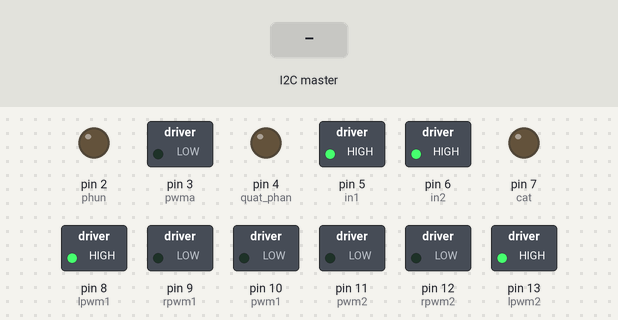
Recording of a sketch running on a simulated Arduino Uno, built with avr-gcc and run on an emulated ATmega328P. Parts: switched loads named in the sketch (green lamp = pin HIGH), output pins drawn as LEDs (lit = HIGH). The test bench sets the inputs (shaded band).

Above: at 0.01 s.
At 1.2 s:
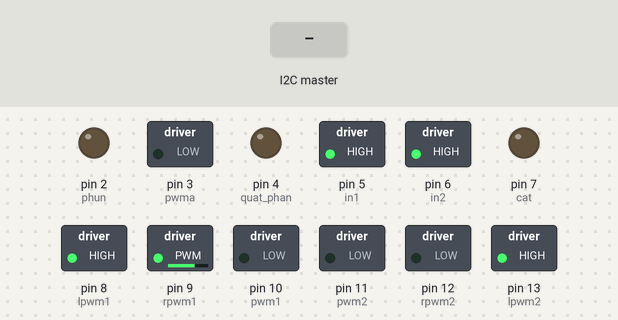
1.3 s: the I2C master sends the byte 1
At 1.6 s:
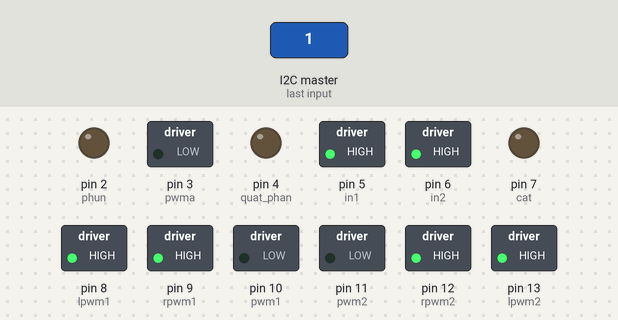
Timing chart, 0 to 4.3 s (numbered marks = the images above; inputs shaded):
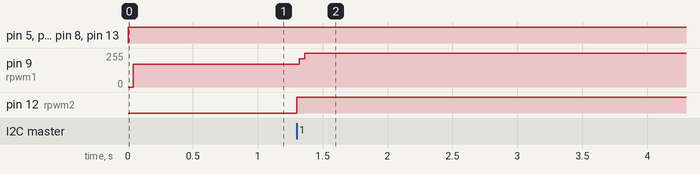

Measured:
- after the input at 1.3 s, pin 9 (rpwm1): 169/255 → 255/255 at once; pin 12 (rpwm2): LOW → HIGH at once

The sketch:

NRF_receiv.ino
```cpp
/*
tao lenh dieu khien hoat dong 16 bit voi cac bit dieu khien mot chuc nang

0:1 bit dieu khien tien (0) va lui (1)
1:2 bit dieu khien truc x
3:1 bit dieu khien trai (0) va phai (1)
5:2 bit dieu khien truc y

6:1 bit dieu khien cat
7:1 bit dieu khien gian cat nang
8:1 bit dieu khien gian cat ha

9:1 bit dieu khien phun
10:1 bit bat / tat quat phan
11:1 bit dong /  nha phan

12:1 bit quay trai step
13:1 bit quay phai step
14:1 bit chinh cam nang len
15:1 bit chinh cam huong xuong

0 12 3 45 6 7 8 9 10  11  12  13  14  15
0 00 0 00 0 0 0 0 0   0   0   0   0   0

ESP 			uno
 SCL  |  SCL
 SDA  |  SDA

driver1			uno
 lpwm		| 13
 rpwm		| 12
 pwm 		| 11

driver2			uno
 lpwm		| 8
 rpwm		| 9
 pwm 		| 10

l298			mega
 pwma		| 3         (nang ha cat)
 in1		| 5
 in2		| 6
 *--in3 		| 28        (dong mo nha phan)
 in4		| 29
 pwmb		| not connect

relay cat 	| 7
relay phun	| 2
relay quat	| 4

L298	 	mega    (step motor)
connect like this: https://lastminuteengineers.com/stepper-motor-l298n-arduino-tutorial/#google_vignette

*--servo		| 5

esp   mega
D1  | 20
D2  | 21
*/


#include <Wire.h>
#include <Servo.h>
// #include <Stepper.h>

// const int stepsPerRevolution = 200;

Servo sercam;
// Stepper myStepper(stepsPerRevolution, 8,9,10,11);
#define tocdo0 0
#define tocdo1 85
#define tocdo2 170
#define tocdo3 255
int angle = 90;
int control[16] = {};

//relay
#define quat_phan 4
#define phun 2
#define cat 7

//nang ha cat
#define pwma 3
#define in1 5
#define in2 6
// //dong mo nha phan
// #define in3 28
// #define in4 29

//1 trai 2 phai
#define pwm2 11
#define rpwm2 12
#define lpwm2 13
#define pwm1 10
#define rpwm1 9
#define lpwm1 8

// // ket noi voi driver a4988
// #define dirpin 33
// #define steppin 34

// //servo
// #define servo 5

void setup() {
  //----------set up address and check for connection
  Wire.begin(8);                /* join i2c bus with address 8 */
  Wire.onReceive(receiveEvent); /* register receive event */
  //----------done

  // //----------servo setup
  // sercam.attach(servo);
  // sercam.write(angle);

  // set up for pin
  pinMode(phun, OUTPUT);
  pinMode(quat_phan, OUTPUT);
  pinMode(cat, OUTPUT);

  pinMode(pwm1, OUTPUT);
  pinMode(rpwm1, OUTPUT);
  pinMode(lpwm1, OUTPUT);

  pinMode(pwm2, OUTPUT);
  pinMode(rpwm2, OUTPUT);
  pinMode(lpwm2, OUTPUT);

  pinMode(pwma, OUTPUT);
  pinMode(in1, OUTPUT);
  pinMode(in2, OUTPUT);
  // --------
}

void receiveEvent(int howMany) {
  while (0 < Wire.available()) {
    for(int i = 0; i < 16; i++){
      control[i] = Wire.read();
    }
  }
}


void tien(int tocdo){
  analogWrite(pwm1, tocdo);
  digitalWrite(lpwm1, 1);
  digitalWrite(rpwm1, 0);

  analogWrite(pwm2, tocdo);
  digitalWrite(lpwm2, 1);
  digitalWrite(rpwm2, 0);
}


void lui(int tocdo){
  analogWrite(pwm1, tocdo);
  digitalWrite(lpwm1, 0);
  digitalWrite(rpwm1, 1);

  analogWrite(pwm2, tocdo);
  digitalWrite(lpwm2, 0);
  digitalWrite(rpwm2, 1);
}


void dung(int tocdo = 0){
  analogWrite(pwm1, 0);
  digitalWrite(lpwm1, 1);
  digitalWrite(rpwm1, 1);

  analogWrite(pwm2, 0);
  digitalWrite(lpwm2, 1);
  digitalWrite(rpwm2, 1);
}


void trai(int tocdo){
  analogWrite(pwm1, 0);
  digitalWrite(lpwm1, 1);
  digitalWrite(rpwm1, 1);

  analogWrite(pwm2, tocdo);
  digitalWrite(lpwm2, 1);
  digitalWrite(rpwm2, 0);
}


void phai(int tocdo){
  analogWrite(pwm1, tocdo);
  digitalWrite(lpwm1, 1);
  digitalWrite(rpwm1, 0);

  analogWrite(pwm2, 0);
  digitalWrite(lpwm2, 1);
  digitalWrite(rpwm2, 1);
}


void nang_cat(int tocdo = 175){
  analogWrite(pwma, tocdo);
  digitalWrite(in1, 1);
  digitalWrite(in2, 0);
}


void ha_cat(int tocdo = 175){
  analogWrite(pwma, tocdo);
  digitalWrite(in1, 0);
  digitalWrite(in2, 1);
}


void dung_ha(int tocdo = 0){
  analogWrite(pwma, 0);
  digitalWrite(in1, 1);
  digitalWrite(in2, 1);
}


void cat_co(){
  digitalWrite(cat, 1);
}

void dung_cat_co(){
  digitalWrite(cat, 0);
}


void phun_thuoc(){
  digitalWrite(phun, 1);
}

void dung_phun_thuoc(){
  digitalWrite(phun, 0);
}


// void mo_phan(){
//   digitalWrite(in3, 1);
//   digitalWrite(in4, 0);
// }

// void giu_trang_thai_nha(){
//   digitalWrite(in3, 1);
//   digitalWrite(in4, 1);
// }

void bat_quat(){
  digitalWrite(quat_phan, 1);
}

void tat_quat(){
  digitalWrite(quat_phan, 0);
}


// //dieu khien stepmotor
// void xoay_sang_trai(int tocdo = 1000){
//   myStepper.setSpeed(tocdo);
//   myStepper.step(-250);
//   delay(500);
// }

// void xoay_sang_phai(int tocdo = 1000){
//   myStepper.setSpeed(tocdo);
//   myStepper.step(250);
//   delay(500);
// }

// void dung_xoay(){
//   myStepper.setSpeed(0);
//   myStepper.step(0);
// }

// void cam_up(int step = 1){
//   if(angle < 180) {
//     angle += step;
//   }
//   sercam.write(angle);
// }

// void cam_down(int step = 1){
//   if(angle > 0) {
//     angle -= step;
//   }
//   sercam.write(angle);
// }


void loop() {
  // doc du lieu dieu khien truc x
  if(control[0] == 0){
    if(control[1] == 1 && control[2] == 1){
      tien(tocdo3);
    }else if(control[1] == 1 && control[2] == 0){
      tien(tocdo2);
    }else if(control[1] == 0 && control[2] == 1){
      tien(tocdo1);
    }else if(control[1] == 0 && control[2] == 0){
      tien(tocdo0);
    }
  } else if(control[0] == 1){
    if(control[1] == 1 && control[2] == 1){
      lui(tocdo3);
    }else if(control[1] == 1 && control[2] == 0){
      lui(tocdo2);
    }else if(control[1] == 0 && control[2] == 1){
      lui(tocdo1);
    }else if(control[1] == 0 && control[2] == 0){
      lui(tocdo0);
    }
  } else {
    dung(tocdo0);
  }

  // doc du lieu dieu khien truc y
  if(control[3] == 0){
    if(control[4] == 1 && control[5] == 1){
      trai(tocdo3);
    }else if(control[4] == 1 && control[5] == 0){
      trai(tocdo2);
    }else if(control[4] == 0 && control[5] == 1){
      trai(tocdo1);
    }else if(control[4] == 0 && control[5] == 0){
      trai(tocdo0);
    }
  } else if(control[3] == 1){
    if(control[4] == 1 && control[5] == 1){
      phai(tocdo3);
    }else if(control[4] == 1 && control[5] == 0){
      phai(tocdo2);
    }else if(control[4] == 0 && control[5] == 1){
      phai(tocdo1);
    }else if(control[4] == 0 && control[5] == 0){
      phai(tocdo0);
    }
  } else {
    dung(tocdo0);
  }


  // cat co
  if(control[6] == 1){
    cat_co();
  }else {
    dung_cat_co();
  }


  //nang ha cat
  if(control[7] == 1 && control[8] == 0){
    nang_cat();
  } else if(control[7] == 0 && control[8] == 1){
    ha_cat();
  } else {
    dung_ha();
  }


  //phun thuoc
  if(control[9] == 1){
    phun_thuoc();
  }else {
    dung_phun_thuoc();
  }


  //quat phan
  if(control[10] == 1){
    bat_quat();
  } else {
    tat_quat();
  }


  // // nha phan
  // if(control[11] == 1){
  //   mo_phan();
  // }else {
  //   giu_trang_thai_nha();
  // }


  // // quay camera
  // if(control[12] == 1 && control[13] == 0){
  //   xoay_sang_trai();
  // } else if(control[12] == 0 && control[13] == 1){
  //   xoay_sang_phai();
  // }else{
  //   dung_xoay();
  // }

  // if(control[14] == 1 && control[15] == 0){
  //   cam_up();
  // }else if(control[14] == 0 && control[15] == 1){
  //   cam_down();
  // }else {
  //   sercam.write(angle);
  // }
}
```
